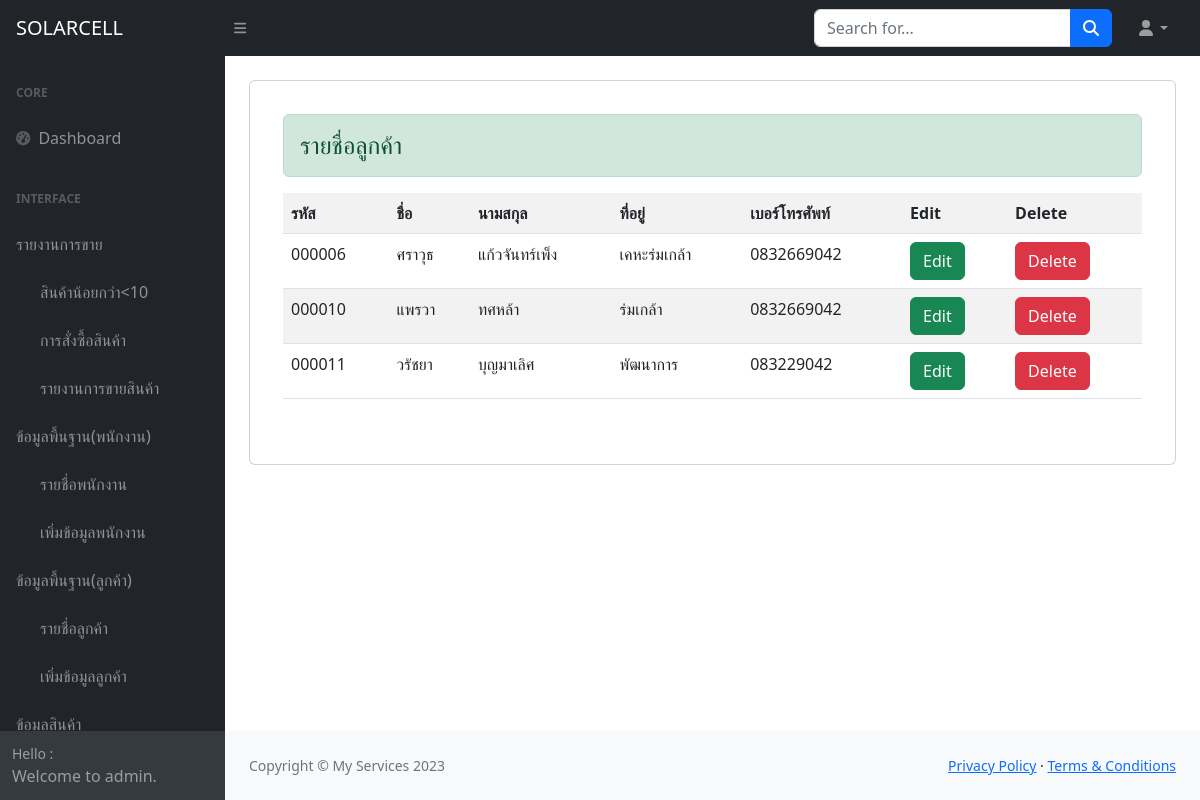
Screenshot of /admin/show_member.php (signed in) with the database file from the repository.
### tables this page shows
CREATE TABLE `member` (
  `id` int(6) UNSIGNED ZEROFILL NOT NULL COMMENT 'รหัสสมาชิก',
  `name` varchar(30) NOT NULL COMMENT 'ชื่อ',
  `lastname` varchar(30) NOT NULL COMMENT 'นามสกุล',
  `address` text NOT NULL COMMENT 'ที่อยู่',
  `telephone` varchar(10) NOT NULL COMMENT 'เบอร์โทรศัพท์',
  `username` varchar(10) NOT NULL COMMENT 'Username',
  `password` varchar(128) NOT NULL COMMENT 'Password',
  `status` varchar(1) NOT NULL COMMENT '0=user,1=admin'
);

### admin/show_member.php (the view, shortened to what this page needs)
<?php include 'condb.php';?>
<!DOCTYPE html>
<html lang="en">
    <head>
        <link href="https://cdn.jsdelivr.net/npm/simple-datatables@7.1.2/dist/style.min.css" rel="stylesheet" />
        <link href="css/styles.css" rel="stylesheet" />
    </head>
    <body class="sb-nav-fixed">
       <?php include 'menu1.php'; ?>
            <div id="layoutSidenav_content">
                <main>
                    <div class="container-fluid px-4">
                        <div class="card mb-4 mt-4">
                            <div class="card-header alert">
                            <div class="card-body">
        <div class="row">
                            <form method="POST" action="insert_member.php">
        <div class="alert alert-success h4" role="alert">
 รายชื่อลูกค้า
</div>
<table class="table table-striped">
    <tr>
    <th>รหัส</th>
    <th>ชื่อ</th>
    <th>นามสกุล</th>
    <th>ที่อยู่</th>
    <th>เบอร์โทรศัพท์</th>
    <th>Edit</th>
    <th>Delete</th>
    </tr>
<?php
$sql = "SELECT * FROM member";
$result=mysqli_query($conn,$sql);
while($row=mysqli_fetch_array($result)){
?>
    <tr>
    <td><?=$row["id"]?></td>
    <td><?=$row["name"]?></td>
    <td><?=$row["lastname"]?></td>
    <td><?=$row["address"]?></td>
    <td><?=$row["telephone"]?></td>
    <td><a href="edit_member.php?id=<?=$row["id"]?>" class="btn btn-success" >Edit</a></td>
    <td><a href="delete_member.php?id=<?=$row["id"]?>" class="btn btn-danger" onclick="Del(this.href);return false;">Delete</a></td>
</tr>
<?php
}
?>
</table>
</body>
</html>
                <?php include 'footer.php'; ?>
    </body>
</html>

### rows the page displays
member: id "000006", name "ศราวุธ", lastname "แก้วจันทร์เพ็ง", address "เคหะร่มเกล้า", telephone "0832669042"
member: id "000010", name "แพรวา", lastname "ทศหล้า", address "ร่มเกล้า", telephone "0832669042"
member: id "000011", name "วรัชยา", lastname "บุญมาเลิศ", address "พัฒนาการ", telephone "083229042"
